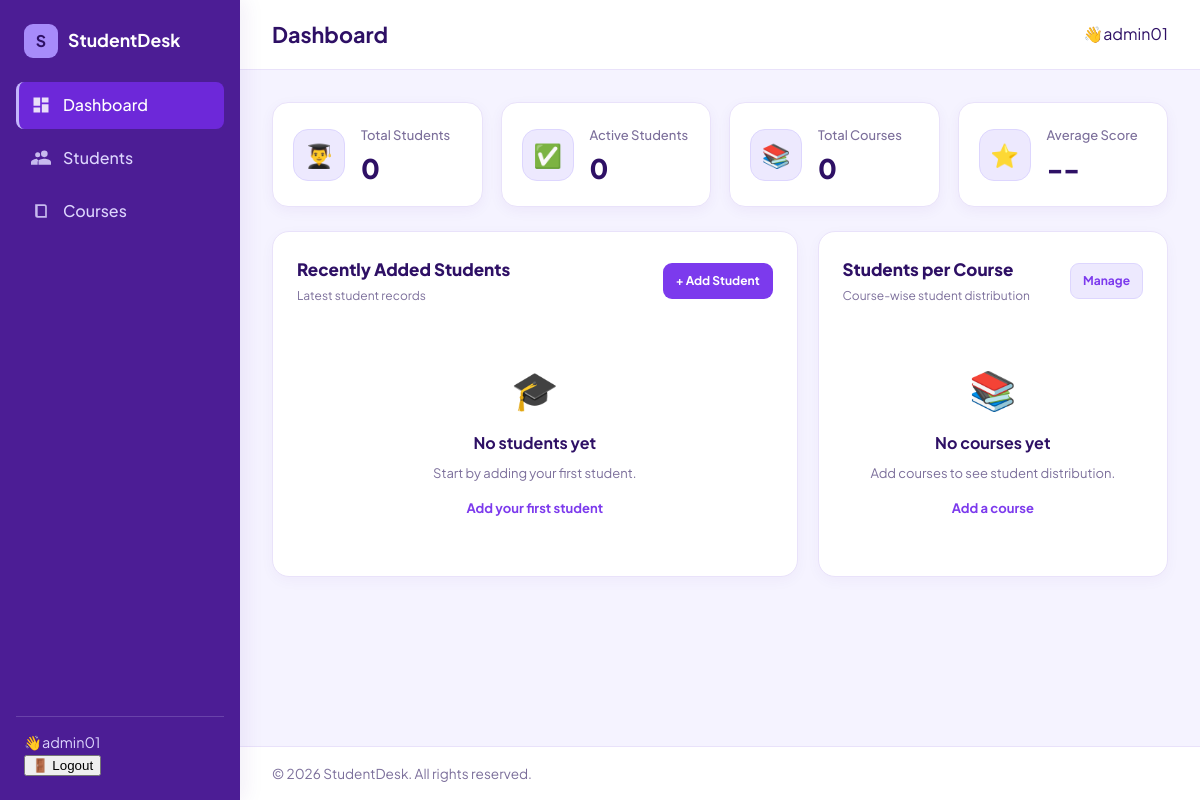
The app's page / (signed in), older data.
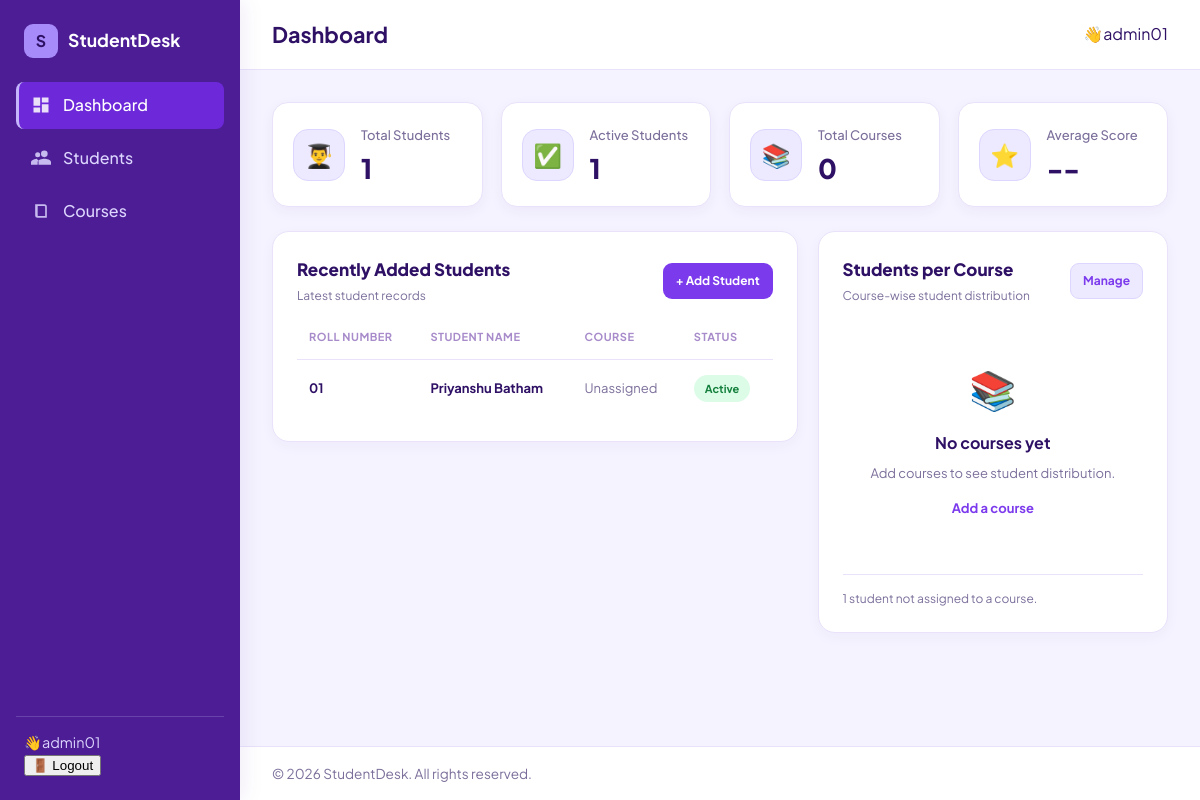
The same page, newer data.
### students_app/models.py (models this page shows, shortened)
class Student(models.Model):
    GENDER_CHOICES = [('M', 'Male'), ('F', 'Female'), ('O', 'Other')]
    owner = models.ForeignKey( settings.AUTH_USER_MODEL,on_delete=models.CASCADE, related_name='students')
    roll_number = models.CharField(max_length=20)
    first_name = models.CharField(max_length=50)
    last_name = models.CharField(max_length=50)
    email = models.EmailField()
    phone = models.CharField(max_length=16, blank=True,
        validators=[ RegexValidator(r'^\+?\d{7,15}$','Enter a valid phone number (7-15 digits).')
        ]
    )
    gender = models.CharField(max_length=1, choices=GENDER_CHOICES, default='M')
    date_of_birth = models.DateField(null=True, blank=True)
    course = models.ForeignKey(Course, null=True, blank=True, on_delete=models.SET_NULL, related_name='students')
    address = models.TextField(blank=True)
    is_active = models.BooleanField(default=True)
    admission_date = models.DateField(default=timezone.localdate)
    created_at = models.DateTimeField(auto_now_add=True)
    class Meta:
        ordering = ['roll_number']
        unique_together = ('owner', 'roll_number')
    @property
    def full_name(self):
        return f'{self.first_name} {self.last_name}'.strip()
    def get_absolute_url(self):
        return reverse('student_detail', args=[self.pk])

### students_app/views.py (the view)
# urls.py: path("",views.dashboard,name='dashboard'),
@login_required(login_url='login')
def dashboard(request):
    students = Student.objects.filter(owner=request.user)
    courses = Course.objects.filter(owner=request.user)
    course_stats = list(courses.annotate(student_count=Count('students')).order_by('-student_count', 'name')[:6])
    top = max((c.student_count for c in course_stats), default=0)
    for course in course_stats:
        course.percent = int(course.student_count * 100 / top) if top else 0
    context = {
        'total_students': students.count(),
        'active_students': students.filter(is_active=True).count(),
        'total_courses': courses.count(),
        'average_score': Mark.objects.filter(student__owner=request.user).aggregate(a=Avg('score'))['a'],
        'unassigned': students.filter(course__isnull=True).count(),
        'course_stats': course_stats,
        'recent_students': students.select_related('course').order_by('-created_at')[:5],
    }
    return render(request, 'dashboard.html', context)

### students_app/templates/dashboard.html (shortened to what the changed rows need)
{% extends 'base.html' %}
{% load static %}
{% block extra_css %}
<link rel="stylesheet" href="{% static 'css/dashboard.css' %}">
{% endblock %}
{% block content %}
<div class="dash">
    <div class="stats-grid">
        <div class="stat-card">
            <div class="stat-info">
                <p>Total Students</p>
                <h3>{{ total_students }}</h3>
            </div>
        </div>
        <div class="stat-card">
            <div class="stat-info">
                <p>Active Students</p>
                <h3>{{ active_students }}</h3>
            </div>
        </div>
    </div>
    <div class="two-col">
        <div class="card">
            <div class="card-head">
                <div>
                    <h2>Recently Added Students</h2>
                </div>
            </div>
            {% if recent_students %}
            <div class="table-wrap">
                <table>
                    <thead>
                        <tr>
                            <th>Roll Number</th>
                            <th>Student Name</th>
                            <th>Course</th>
                            <th>Status</th>
                        </tr>
                    </thead>
                    <tbody>
                        {% for s in recent_students %}
                        <tr>
                            <td data-label="Roll Number">
                                <span class="roll-number">{{ s.roll_number }}</span>
                            </td>
                            <td data-label="Student Name">
                                <a class="student-link" href="{{ s.get_absolute_url }}">
                                    {{ s.full_name }}
                                </a>
                            </td>
                            <td data-label="Course">
                                {{ s.course.name|default:"Unassigned" }}
                            </td>
                            <td data-label="Status">
                                {% if s.is_active %}
                                    <span class="badge badge-green">Active</span>
                                {% else %}
                                    <span class="badge badge-gray">Inactive</span>
                                {% endif %}
                            </td>
                        </tr>
                        {% endfor %}
                    </tbody>
                </table>
            </div>
            {% else %}
            <div class="empty">
                <span class="empty-icon">🎓</span>
                <h3>No students yet</h3>
                <p>Start by adding your first student.</p>
                <a href="{% url 'students_create' %}" class="empty-link">Add your first student</a>
            </div>
            {% endif %}
        </div>
        <div class="card">
            <div class="card-head">
                <div>
                    <h2>Students per Course</h2>
                </div>
                <a href="#" class="btn btn-light btn-sm">Manage</a>
            </div>
            {% for c in course_stats %}
            <div class="bar-row">
                <div class="label">
                    <span>{{ c.name }}</span>
                    <strong>{{ c.student_count }}</strong>
                </div>
                <div class="bar">
                    <span></span>
                </div>
            </div>
            {% empty %}
            <div class="empty">
                <span class="empty-icon">📚</span>
                <h3>No courses yet</h3>
                <p>Add courses to see student distribution.</p>
                <a href="#" class="empty-link">Add a course</a>
            </div>
            {% endfor %}
            {% if unassigned %}
            <p class="note">
                {{ unassigned }} student{{ unassigned|pluralize }}
                not assigned to a course.
            </p>
            {% endif %}
        </div>
    </div>
</div>
{% endblock %}

Row changes from the older to the newer data that the page shows:
added Student: roll_number "01", full_name "Priyanshu Batham", course.name "Unassigned", is_active "Active"
Text that changed along with them:
{{ total_students }}: "0" → "1"
{{ active_students }}: "0" → "1"
{{ unassigned }}: (not shown) → "1"
text no longer shown: "🎓 No students yet Start by adding your first student. Add your first student"
text now shown: "ROLL NUMBER STUDENT NAME COURSE STATUS student not assigned to a course."
